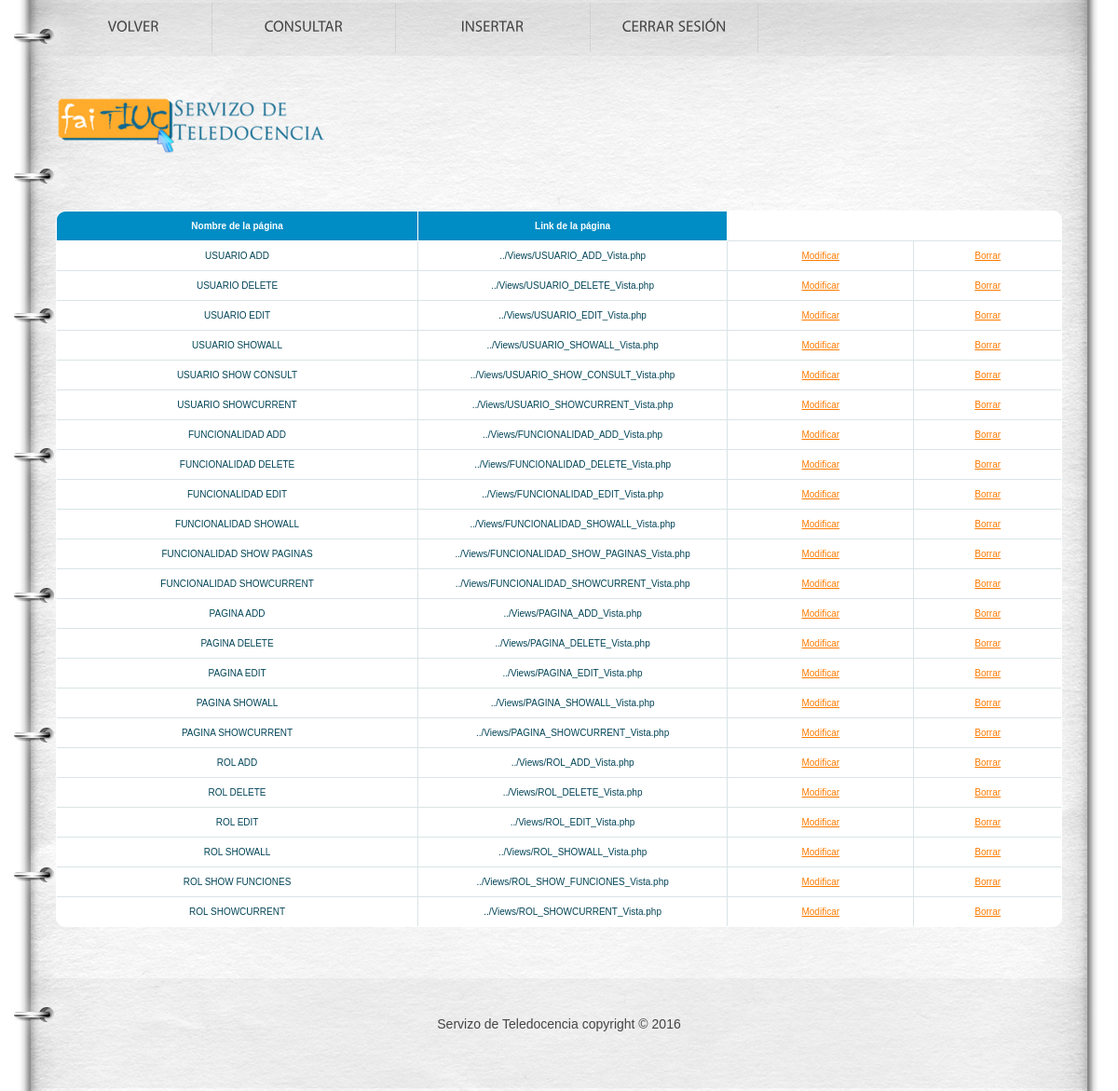
Page /et3_iu/Controllers/PAGINA_Controller.php (signed in) on the committed database.
### tables this page shows
CREATE TABLE IF NOT EXISTS `PAGINA` (
`PAGINA_ID` int(10) NOT NULL,
  `PAGINA_LINK` varchar(50) NOT NULL,
  `PAGINA_NOM` varchar(80) NOT NULL
);

### et3_iu/Controllers/PAGINA_Controller.php (called while the page is built, shortened)
<?php
include '../Models/PAGINA_Model.php';
	Switch ($_REQUEST['accion']) {
		default:
			if (!isset($_REQUEST['PAGINA_NOM'])) {
				$pagina = new Pagina('', '');
			} else {
				$pagina = get_data_form();
			}
			$datos = $pagina->ConsultarTodo();
			if (!tienePermisos('Pagina_Default')) {
				new Mensaje('No tienes los permisos necesarios', '../Views/DEFAULT_Vista.php');
			} else {
				new Pagina_Default($datos, '../Views/DEFAULT_Vista.php');
			}
	}
?>

### et3_iu/Models/PAGINA_Model.php (called while the page is built, shortened)
<?php
class Pagina
{
	function ConectarBD()
	{
		$this->mysqli = new mysqli("localhost", "iu2016", "iu2016", "IU2016");
	}
    function ConsultarTodo()
    {
        $sql = "select PAGINA_ID, PAGINA_NOM, PAGINA_LINK from PAGINA ORDER BY PAGINA_ID";
        if (!($resultado = $this->mysqli->query($sql))){
            return 'Error en la consulta sobre la base de datos';
        }
        else{
            $toret=array();
            $i=0;
            while ($fila= $resultado->fetch_array()) {
                $toret[$i]=$fila;
                $i++;
            }
            return $toret;
        }
    }
}

### et3_iu/Views/PAGINA_SHOWALL_Vista.php (the view, shortened to what this page needs)
<?php
class Pagina_default{
	private $datos;
	private $volver;
	function __construct($array, $volver){
		$this->datos = $array;
		$this->volver = $volver;
		$this->render();
	}
	function render(){
		?>
		?> <head>
			<link rel="stylesheet" href="../css/reset.css" type="text/css" media="all">
			<link rel="stylesheet" href="../css/style.css" type="text/css" media="all">
		</head>
		<body id="page2">
		<div class="wrap">
			<header>
				<div class="container">
					<h1><a href="../Views/DEFAULT_Vista.php"></a></h1>
					<nav>
						<ul><li><?php echo '<a href=\'' . $this->volver . "' class='m5'>" . $strings['Volver'] . " </a>"; ?></li>
							<li><a href='./PAGINA_Controller.php?accion=<?php echo $strings['Consultar']?>'class="m4"><?php echo $strings['Consultar']?></a></li>
							<li><a href='./PAGINA_Controller.php?accion=<?php echo $strings['Insertar'] ?>' class="m3"><?php echo $strings['Insertar']?></a></li>
							<li><a href="../Functions/Desconectar.php" class="m2"><?php echo  $strings['Cerrar Sesión']; ?></a></li>
						</ul>
					</nav>
				</div>
			</header>
			<div class="container">
				<?php
				$lista = array('PAGINA_NOM','PAGINA_LINK');
				?>
				<br><br>
				<div id="centrado"><table class="table" id="btable" border = 1>
						<tr>
							<?php
							foreach($lista as $titulo){
								echo "<th>";
								?>
								<?php
								echo $strings[$titulo];
								?>
								</th>
								<?php
							}
							?>
						</tr>
						<?php
						for ($j=0;$j<count($this->datos);$j++){
							echo "<tr>";
							foreach ($this->datos [$j] as $clave => $valor) {
								for ($i = 0; $i < count($lista); $i++) {
									if ($clave === $lista[$i]) {
										?>
										<?php
										echo "<td>";
										echo $valor;
										echo "</td>";
									}
								}
							}
							?>
							<td>
								<a href='PAGINA_Controller.php?PAGINA_NOM=<?php echo $this->datos[$j]['PAGINA_NOM'] . '&accion='.$strings['Modificar']; ?>'><?php echo $strings['Modificar'] ?></a>
							</td>
							<td>
								<a href='PAGINA_Controller.php?PAGINA_NOM=<?php echo $this->datos[$j]['PAGINA_NOM'] . '&accion='.$strings['Borrar']; ?>'><?php echo $strings['Borrar'] ?></a>
							</td>
							<?php
							echo "<tr>";
						}
						?>
					</table></div>
			</div>
		</div>
		<footer>
			<div class="container">
				<div class="inside">
					<div class="wrapper">
						<div class="aligncenter"> Servizo de Teledocencia copyright © 2016 </div>
					</div>
				</div>
			</div>
		</footer>
		</body>
		<?php
	}
}

### et3_iu/css/style.css (style rules this page uses)
article, aside, audio, canvas, command, datalist, details, embed, figcaption, figure, footer, header, hgroup, keygen, meter, nav, output, progress, section, source, video { display:block; }
body { background:#fff; font-family:Arial, Helvetica, sans-serif; font-size:100%; line-height:1em; color:#454545; }
html, body { height:100%; }
.container { margin:0 auto; width:1080px; overflow:hidden; font-size:.875em; padding-bottom:176px; }
header { background:url(../images/header-bg.jpg) no-repeat center top; min-width:940px; }
header .container { height:194px; position:relative; padding:0; }
footer { background:url(../images/footer-bg.png) no-repeat center top; margin-top:-121px; min-width:940px; }
footer .container { height:121px; padding:0; }
.aligncenter { text-align:center; }
.wrapper { width:100%; overflow:hidden; }
.wrap { height:auto !important; height:100%; min-height:100%; background:url(../images/tail-middle.jpg) repeat-y center 194px; min-width:940px; }
#centrado { text-align: center; }
a { color:#ff7b01; outline:none; }
h1 { text-indent:-9999px; }
h1 a { width:473px; height:63px; position:absolute; left:0; top:104px; background:url(../images/logo.png) no-repeat left top; }
header nav { position:absolute; left:0; top:3px; }
header nav ul li { float:left; font-size:16px; line-height:1.2em; text-transform:uppercase; padding-right:1px; background:url(../images/divider.gif) repeat-y right top; }
header nav ul li a { color:#454545; text-decoration:none; display:block; float:left; text-align:center; padding:18px 0 20px 0; background-repeat:no-repeat; background-position:left top; }
header nav ul li a.m2 { width:179px; }
header nav ul li a.m3 { width:208px; }
header nav ul li a.m4 { width:196px; }
header nav ul li a.m5 { width:167px; }
table { white-space: normal; line-height: normal; font-weight: normal; font-size: smaller; font-style: normal; color: black; text-align: center; font-variant: normal; border-color: gray; background-color: white; }
#btable { white-space: normal; line-height: normal; font-weight: normal; font-size: 10px; font-style: normal; color: black; text-align: center; font-variant: normal; border-color: gray; background-color: white; margin-left: 0px; }
#btable { width: 100%; overflow: hidden; background: #FFF; color: #024457; border-radius: 10px; border: 1px solid #008cc4; }
#btable tr { border: 1px solid #D9E4E6; }
#btable tr:nth-child(odd) { background-color: #EAF3F3; }
#btable th { display: none; border: 1px solid #FFF; background-color: #008cc4; color: #FFF; padding: 1em; }
#btable th:first-child { display: table-cell; text-align: center; }
#btable th:nth-child(2) { display: table-cell; }
#btable th:nth-child(2):after { content: attr(data-th); }
@media (min-width: 480px) { #btable th:nth-child(2):after { display: none; } }
#btable td { display: block; word-wrap: break-word; max-width: 7em; }
#btable td:first-child { display: table-cell; text-align: center; border-right: 1px solid #D9E4E6; }
@media (min-width: 480px) { #btable td { border: 1px solid #D9E4E6; } }
#btable th, #btable td { text-align: center; margin: .5em 1em; }
@media (min-width: 480px) { #btable th, #btable td { display: table-cell; padding: 1em; } }
footer .aligncenter { padding-top:39px; line-height:1.429em; }

### rows in the picture
pagina: PAGINA_NOM "USUARIO ADD", PAGINA_LINK "../Views/USUARIO_ADD_Vista.php"
pagina: PAGINA_NOM "USUARIO DELETE", PAGINA_LINK "../Views/USUARIO_DELETE_Vista.php"
pagina: PAGINA_NOM "USUARIO EDIT", PAGINA_LINK "../Views/USUARIO_EDIT_Vista.php"
pagina: PAGINA_NOM "USUARIO SHOWALL", PAGINA_LINK "../Views/USUARIO_SHOWALL_Vista.php"
pagina: PAGINA_NOM "USUARIO SHOW CONSULT", PAGINA_LINK "../Views/USUARIO_SHOW_CONSULT_Vista.php"
pagina: PAGINA_NOM "USUARIO SHOWCURRENT", PAGINA_LINK "../Views/USUARIO_SHOWCURRENT_Vista.php"
pagina: PAGINA_NOM "FUNCIONALIDAD ADD", PAGINA_LINK "../Views/FUNCIONALIDAD_ADD_Vista.php"
pagina: PAGINA_NOM "FUNCIONALIDAD DELETE", PAGINA_LINK "../Views/FUNCIONALIDAD_DELETE_Vista.php"
pagina: PAGINA_NOM "FUNCIONALIDAD EDIT", PAGINA_LINK "../Views/FUNCIONALIDAD_EDIT_Vista.php"
pagina: PAGINA_NOM "FUNCIONALIDAD SHOWALL", PAGINA_LINK "../Views/FUNCIONALIDAD_SHOWALL_Vista.php"
pagina: PAGINA_NOM "FUNCIONALIDAD SHOW PAGINAS", PAGINA_LINK "../Views/FUNCIONALIDAD_SHOW_PAGINAS_Vista.php"
pagina: PAGINA_NOM "FUNCIONALIDAD SHOWCURRENT", PAGINA_LINK "../Views/FUNCIONALIDAD_SHOWCURRENT_Vista.php"
pagina: PAGINA_NOM "PAGINA ADD", PAGINA_LINK "../Views/PAGINA_ADD_Vista.php"
pagina: PAGINA_NOM "PAGINA DELETE", PAGINA_LINK "../Views/PAGINA_DELETE_Vista.php"
pagina: PAGINA_NOM "PAGINA EDIT", PAGINA_LINK "../Views/PAGINA_EDIT_Vista.php"
pagina: PAGINA_NOM "PAGINA SHOWALL", PAGINA_LINK "../Views/PAGINA_SHOWALL_Vista.php"
pagina: PAGINA_NOM "PAGINA SHOWCURRENT", PAGINA_LINK "../Views/PAGINA_SHOWCURRENT_Vista.php"
pagina: PAGINA_NOM "ROL ADD", PAGINA_LINK "../Views/ROL_ADD_Vista.php"
pagina: PAGINA_NOM "ROL DELETE", PAGINA_LINK "../Views/ROL_DELETE_Vista.php"
pagina: PAGINA_NOM "ROL EDIT", PAGINA_LINK "../Views/ROL_EDIT_Vista.php"
pagina: PAGINA_NOM "ROL SHOWALL", PAGINA_LINK "../Views/ROL_SHOWALL_Vista.php"
pagina: PAGINA_NOM "ROL SHOW FUNCIONES", PAGINA_LINK "../Views/ROL_SHOW_FUNCIONES_Vista.php"
pagina: PAGINA_NOM "ROL SHOWCURRENT", PAGINA_LINK "../Views/ROL_SHOWCURRENT_Vista.php"

### other values in the picture
$strings[$titulo] "Nombre de la página"
$strings[$titulo] "Link de la página"
